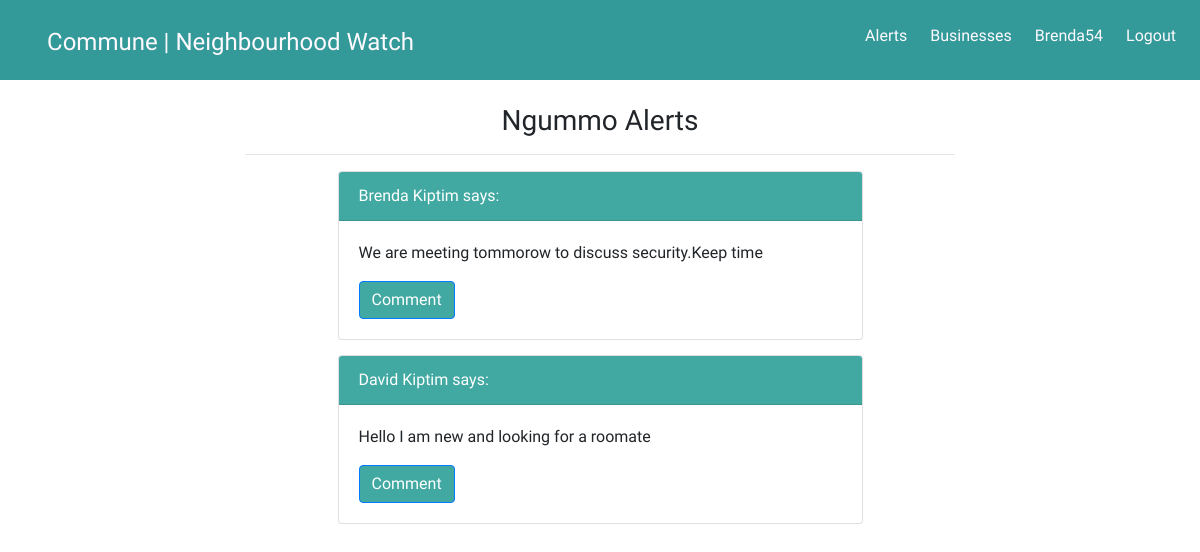
Page /alerts/ (signed in) on the committed database.
### communeapp/models.py (models this page shows, shortened)
class Neighbourhood(models.Model):
    neighbourhood_name=models.CharField(max_length=250)
    location=models.CharField(max_length=200)
    occupation_count=models.IntegerField()
    def __str__(self):
        return self.neighbourhood_name

class Message(models.Model):
    message=models.CharField(max_length=1000)
    user=models.ForeignKey(User)
    profile=models.ForeignKey(Profile)
    hood=models.ForeignKey(Neighbourhood)

class Profile(models.Model):
    name=models.CharField(max_length=50)
    profile_image = models.ImageField(upload_to = 'articles/')
    user=models.OneToOneField(User, on_delete=models.CASCADE)
    neighbourhood=models.ForeignKey(Neighbourhood, null=True)
    email=models.CharField(max_length=100)
    email_confirmed=models.BooleanField(default=False)

### communeapp/views.py (the view)
# urls.py: url(r'alerts/$', views.view_messages, name='view_messages'),
def view_messages(request):
    title="Commune | Alerts "
    current_user=request.user
    neighbours=Profile.objects.get(user=current_user)
    neighbourhood=neighbours.neighbourhood
    message=Message.objects.filter(hood=neighbourhood)
    message=message.reverse()
    print(neighbourhood)
    return render(request, 'views/messages.html', {"title":title, "messages":message, "hood":neighbourhood})

### communeapp/templates/views/messages.html (shortened to what this page needs)
{% extends 'views/base.html' %}
{% load bootstrap3 %}
{% load static %}
{% block content %}
{% if messages %}
<div class="container">
    <div class="row">
        <div class="col-md-8 offset-md-2 text-center">
                <h3>{{hood}} Alerts</h3>
                <hr>
        </div>
    </div>
</div>
{% for message in messages %}
<div class="container">
    <div class="row">
        <div class="col-md-6 offset-md-3">
        <div class="card">
                <div class="card-header">
                    {{message.profile.name}} says:
                </div>
                <div class="card-body">
                    <p class="card-text">{{message.message}}</p>
                    <a id="cardbutton" href="#" class="btn btn-primary">Comment</a>
                </div>
                </div>
</div>
    </div>
</div>
{%endfor%}
{% else %}
<p>No message has been posted in {{hood}}</p>
   </a>
</p>
{% endif %}
{% endblock %}

### communeapp/templates/navbar.html (shortened to what this page needs)
<!DOCTYPE html>
<html lang="en">
<head>
    {% load static %}
    <link rel="stylesheet" href="{% static 'css/base.css' %}">
</head>
<body>
              <nav>
                <ul id="navnav">
                  <li id="brand"><a href="{% url 'landingpage'%}">Commune | Neighbourhood Watch</a></li>
                  {% if user.is_authenticated %}
                  <li id="bodynav"><a href="{% url 'logout'%}">Logout</a></li>
                  {%else%}
                  <li id="bodynav"><a href="{% url 'login'%}">Login</a></li>
                  {% endif %}
                  <li id="bodynav"><a href="{% url 'view_profile'%}">{{user.username}}</a></li>
                  <li id="bodynav"><a href="{% url 'view_businesses'%}">Businesses</a></li>
                  <li id="bodynav"><a href="{% url 'view_messages'%}">Alerts</a></li>
                </ul>
              </nav>
</body>
</html>

### static/css/base.css (style rules this page uses)
* { margin:0; padding:0px; padding-right:0px; padding-left:0px; font-family: 'Andika', sans-serif; }
body, .container-fluid, .row, .col-xs-12 { margin:0; padding:0px; padding-right:0px; padding-left:0px; margin-top: 0px; margin-right:0px; position: relative; }
nav { margin:0; padding:0px; height:10vh; background:white; background-attachment: fixed; margin-bottom:2%; }
nav ul { padding:2%; }
nav li { list-style-type: none; display: inline-block; margin-left:2%; }
nav #bodynav { float:right; }
nav #brand { float:left; font-size:150%; margin-bottom:3px; }
a, a:hover { color:#41A9A2; }
.card { margin-bottom:3%; }
.card-header, #cardbutton { background: #41A9A2; color:white; }

### rows in the picture
Neighbourhood: neighbourhood_name "Ngummo"
Message: profile.name "Brenda Kiptim", message "We are meeting tommorow to discuss security.Keep time"
Message: profile.name "David Kiptim", message "Hello I am new and looking for a roomate"

### other values in the picture
{{ user.username }} "Brenda54"
